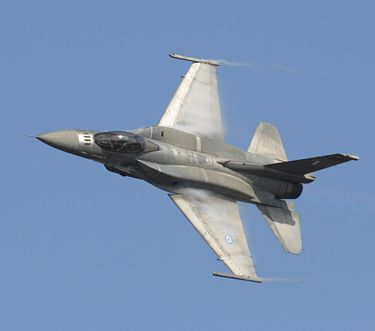
#> input picture sources/plane_1.jpeg, 375 x 331 px, found by its file name
$ python orb_function.py
#> lines starting #> are read from the running program, lines starting #| are printed output that depends on the picture
import numpy as np
import cv2 as cv
import matplotlib.pyplot as plt
img1 = cv.imread("F://4th Yr//ML AI//sources//plane_1.jpeg",cv.IMREAD_GRAYSCALE)          # queryImage
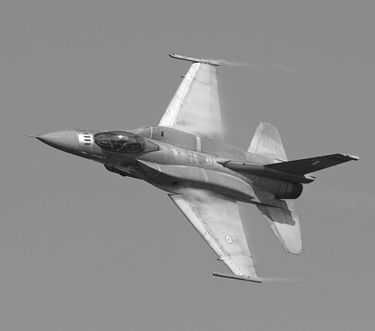
#> img1: shape (331, 375); min 9, max 255, mean 141.6
img2 = cv.imread("F://4th Yr//ML AI//sources//plane_2.jpeg",cv.IMREAD_GRAYSCALE) # trainImage
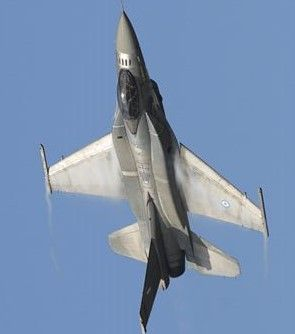
#> input picture sources/plane_2.jpeg, 295 x 334 px, found by its file name
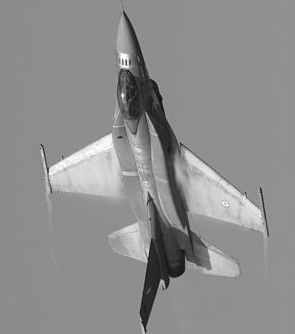
#> img2: shape (334, 295); min 0, max 255, mean 141.4
# Initiate ORB detector
orb = cv.ORB_create()
# find the keypoints and descriptors with ORB
kp1, des1 = orb.detectAndCompute(img1,None)
#> kp1 = 490 keypoints; strongest (x, y, size): (89, 140, 31), (92, 141, 31), (306, 175, 31), (91, 140, 37.2)
kp2, des2 = orb.detectAndCompute(img2,None)
#> kp2 = 470 keypoints; strongest (x, y, size): (127, 66, 31), (126, 63, 31), (161, 280, 31), (125, 60, 31)

# create BFMatcher object
bf = cv.BFMatcher(cv.NORM_HAMMING, crossCheck=True)
# Match descriptors.
matches = bf.match(des1,des2)
#> matches = 119 matches
# Sort them in the order of their distance.
matches = sorted(matches, key = lambda x:x.distance)
# Draw first 10 matches.
img3 = cv.drawMatches(img1,kp1,img2,kp2,matches[:10],None,flags=cv.DrawMatchesFlags_NOT_DRAW_SINGLE_POINTS)
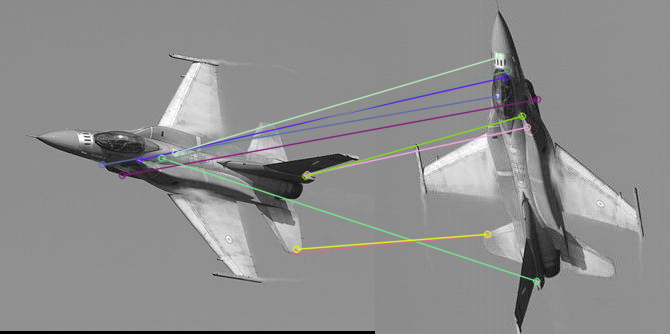
#> img3: shape (334, 670, 3); mean of channels 0, 1, 2 141, 141, 140.9; drawn as B, G, R
plt.imshow(img3),plt.show()
